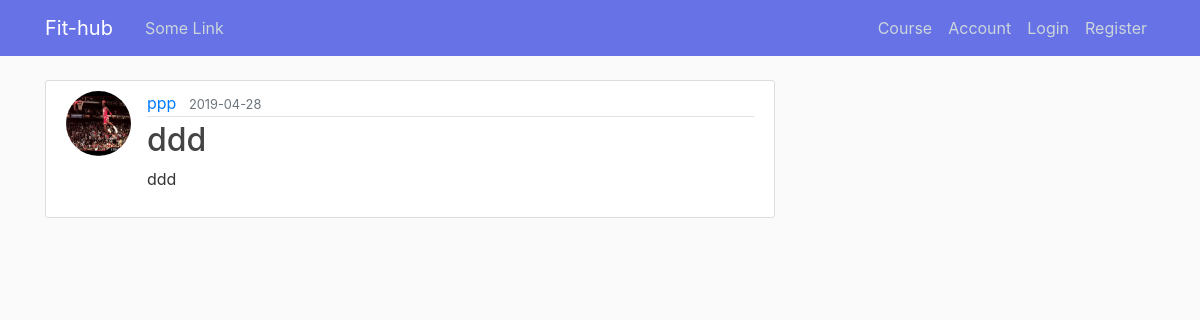
Screenshot of /post/3 with the database file from the repository.
### main/models.py (models this page shows, shortened)
class User(db.Model, UserMixin):
    id = db.Column(db.Integer, primary_key = True)
    username = db.Column(db.String(20), unique = True, nullable = False)
    first_name = db.Column(db.String(50), unique = False, nullable = False)
    last_name = db.Column(db.String(50), unique = False, nullable = False)
    email = db.Column(db.String(120), unique = True, nullable = False)
    profile_image = db.Column(db.String(20), unique = False, nullable = False, default = 'default_image.jpg')
    password = db.Column(db.String(60), nullable = False)
    date_joined = db.Column(db.String, nullable = False, default = datetime.strftime(datetime.today(), "%b %d %Y"))
    profile = db.relationship('Profile', backref = 'user', lazy = True)
    meal = db.relationship('Meal', backref = 'user', lazy = True)
    posts = db.relationship('Post', backref='author', lazy=True)#lazy=True means db will load the data as neccessary in one go.

class Post(db.Model):
    id = db.Column(db.Integer, primary_key=True)
    title = db.Column(db.String(100), nullable=False)
    date_posted = db.Column(db.DateTime, nullable=False, default=datetime.utcnow)
    content = db.Column(db.Text, nullable=False)
    user_id = db.Column(db.Integer, db.ForeignKey('user.id'), nullable=False)

### main/routes.py (the view)
@app.route("/post/<int:post_id>") #flask let us put variable in the route using<>
def post(post_id):
    post = Post.query.get_or_404(post_id) #get the blog with this id or get 404 error
    return render_template('post.html', title=post.title, post=post) #past variables to post.html

### main/templates/post.html (shortened to what this page needs)
{% extends "layout.html" %}
{% block content %}
  <article class="media content-section">
    <img class="rounded-circle article-img" src="{{ url_for('static', filename='profile_pics/' + post.author.profile_image)}}">
    <div class="media-body">
      <div class="article-metadata">
        <a class="mr-2" href="{{ url_for('user_posts', username=post.author.username) }}">{{ post.author.username }}</a>
        <small class="text-muted">{{ post.date_posted.strftime('%Y-%m-%d') }}</small>
      </div>
      <h2 class="article-title">{{ post.title }}</h2>
      <p class="article-content">{{ post.content }}</p>
    </div>
  </article>
{% endblock content %}

### main/static/main.css (style rules this page uses)
body { background: #fafafa; color: #333333; margin-top: 5rem; list-style: none; }
h1, h2, h3, h4, h5, h6 { color: #444444; }
.content-section { background: #ffffff; padding: 10px 20px; border: 1px solid #dddddd; border-radius: 3px; margin-bottom: 20px; }
.article-title { color: #444444; }
.article-content { white-space: pre-line; }
.article-img { height: 65px; width: 65px; margin-right: 16px; }
.article-metadata { padding-bottom: 1px; margin-bottom: 4px; border-bottom: 1px solid #e3e3e3; }

### rows the page displays
User: profile_image (picture), author.username "ppp"
Post: date_posted "2019-04-28", title "ddd", content "ddd"
